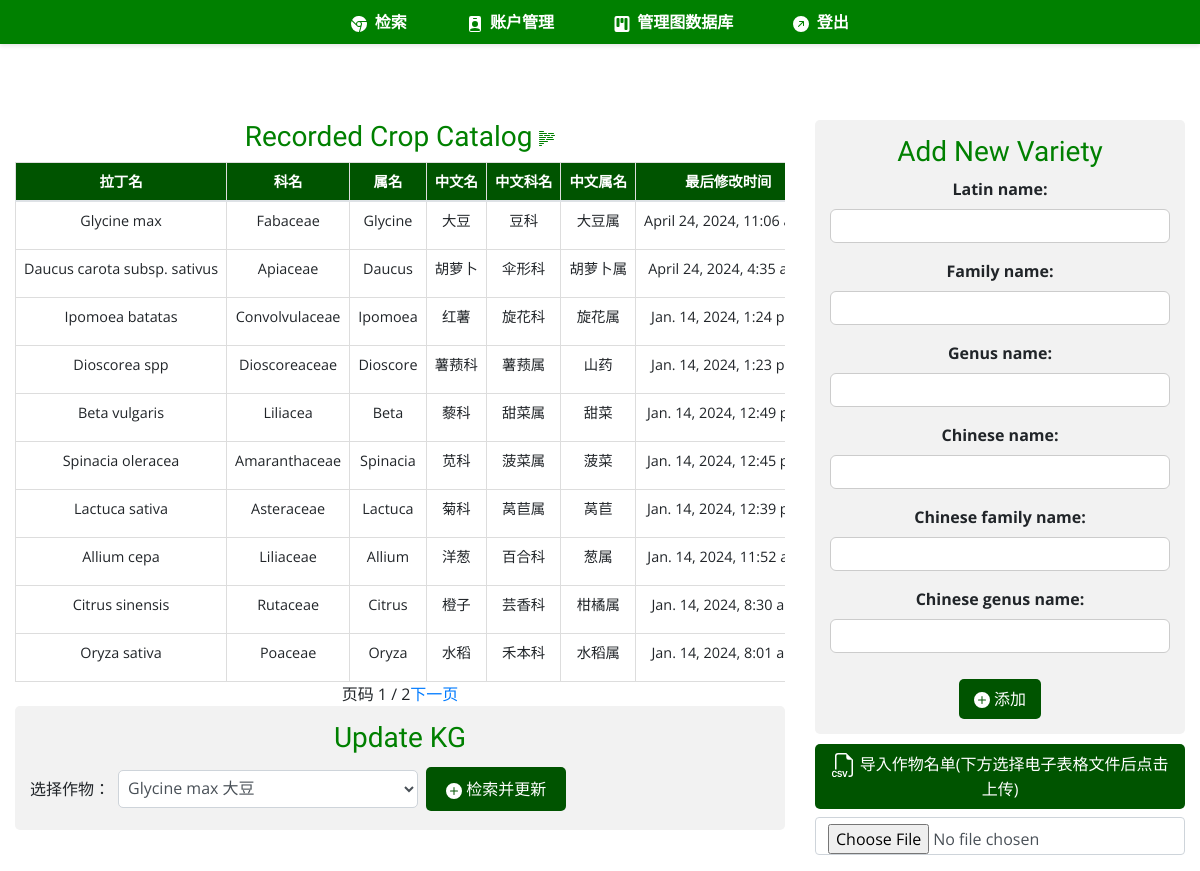
Before: /neo4j_manage/ (signed in) with the older database file.
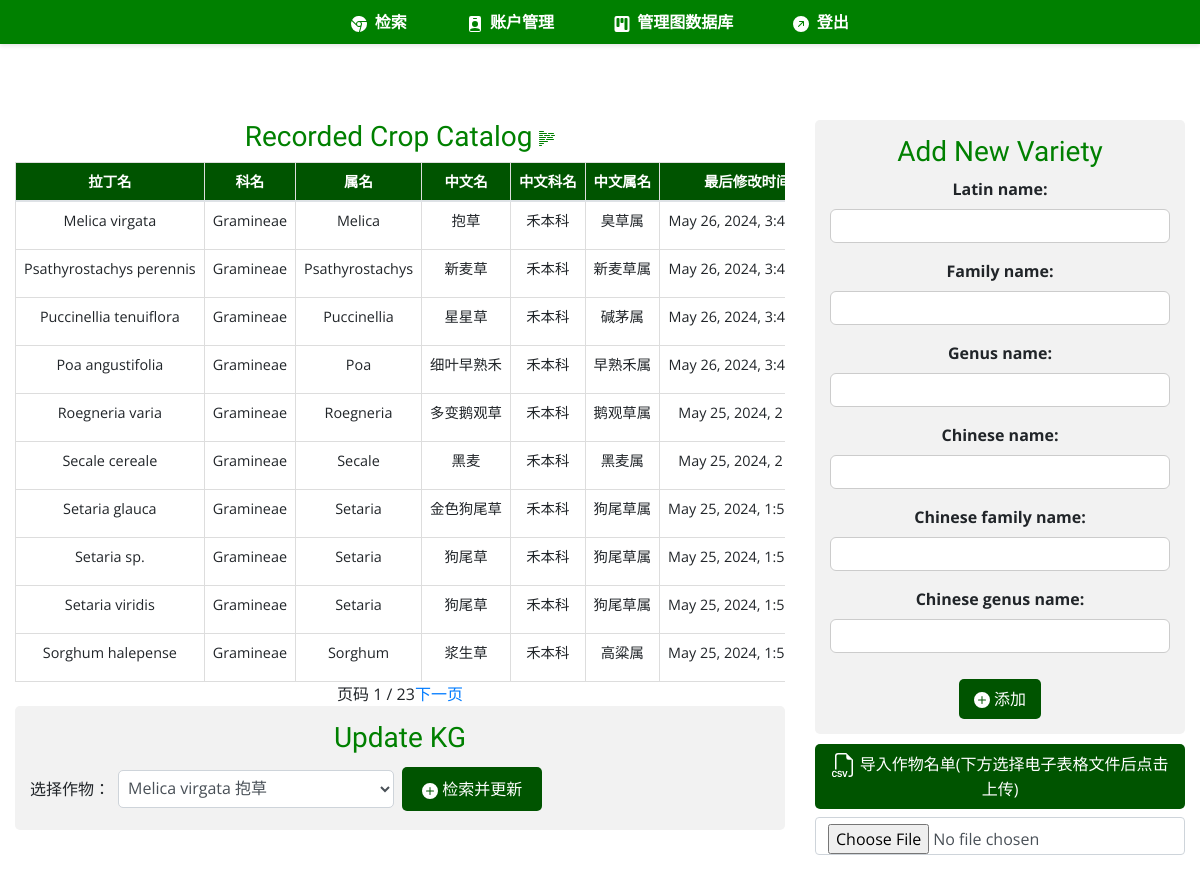
After: the same page with the newer database file.
### neo4j_manage/models.py (models this page shows)
class Crop(models.Model):
    SYNC_CHOICES = (
        ("Y", "Yes"),
        ("N", "No"),
    )
    latin_name = models.CharField(max_length=255, unique=True)
    family_name = models.CharField(max_length=255)
    genus_name = models.CharField(max_length=255)
    chinese_name = models.CharField(max_length=255)
    chinese_family_name = models.CharField(max_length=255)
    chinese_genus_name = models.CharField(max_length=255)
    last_modified = models.DateTimeField(auto_now=True)
    is_synced = models.CharField(max_length=1, choices=SYNC_CHOICES, default="N")
    def __str__(self):
        return f"{self.latin_name} - {self.last_modified.strftime('%Y-%m-%d %H:%M:%S')}"

### neo4j_manage/views.py (the view, shortened to what this page needs)
# urls.py: path("", CropView.as_view(), name="neo4j-manage"),
class CropView(LoginRequiredMixin, Neo4jManagerMixin, View):
    template_name = "neo4j_manage/neo4j_manage.html"
    paginate_by = 10
    def get(self, request, *args, **kwargs):
        crop_list = Crop.objects.order_by("-last_modified")
        print(crop_list)
        paginator = Paginator(crop_list, self.paginate_by)
        print(paginator)
        page_number = request.GET.get("page")
        page_obj = paginator.get_page(page_number)
        print(page_obj)
        form = CropForm()
        return render(request, self.template_name, {"form": form, "page_obj": page_obj})

### neo4j_manage/forms.py
class CropForm(forms.ModelForm):
    class Meta:
        model = Crop
        fields = [
            "latin_name",
            "family_name",
            "genus_name",
            "chinese_name",
            "chinese_family_name",
            "chinese_genus_name",
        ]

### accounts/templatetags/custom_tags.py (called while the page is built)
@register.filter(name="has_group")
def has_group(user, group_name):
    return user.groups.filter(name=group_name).exists()

### neo4j_manage/views.py (called while the page is built)
def is_neo4j_manager(user):
    return user.groups.filter(name="neo4j_manager").exists()

    def test_func(self):
        return is_neo4j_manager(self.request.user)

### neo4j_manage/templates/neo4j_manage/neo4j_manage.html (shortened to what the changed rows need)
{% extends "base.html" %}
{% load static %}
{% block css_files %}
    <link rel="stylesheet" href="https://stackpath.bootstrapcdn.com/bootstrap/4.5.2/css/bootstrap.min.css">
    <link rel="stylesheet" href="{% static 'css/app.css' %}">
    <link rel="stylesheet" href="{% static 'neo4j_manage/css/list_style.css' %}">
{% endblock %}
{% block content %}
    <div class="container-fluid mt-4">
        <div class="row">
            <div class="col-md-8 d-flex flex-column justify-content-start">
                <div class="table-responsive">
                    <table class="table table-hover">
                        <thead>
                            <tr>
                                <th scope="col">拉丁名</th>
                                <th scope="col">科名</th>
                                <th scope="col">属名</th>
                                <th scope="col">中文名</th>
                                <th scope="col">中文科名</th>
                                <th scope="col">中文属名</th>
                                <th scope="col">最后修改时间</th>
                            </tr>
                        </thead>
                        <tbody>
                            {% for crop in page_obj %}
                                <tr>
                                    <td>{{ crop.latin_name }}</td>
                                    <td>{{ crop.family_name }}</td>
                                    <td>{{ crop.genus_name }}</td>
                                    <td>{{ crop.chinese_name }}</td>
                                    <td>{{ crop.chinese_family_name }}</td>
                                    <td>{{ crop.chinese_genus_name }}</td>
                                    <td>{{ crop.last_modified }}</td>
                                </tr>
                            {% endfor %}
                        </tbody>
                    </table>
                </div>
                <div class="w-100 d-flex justify-content-center">
                    <div class="pagination">
                        <span>页码 {{ page_obj.number }} / {{ page_obj.paginator.num_pages }}</span>
                        {% if page_obj.has_next %}
                            <a href="?page={{ page_obj.next_page_number }}">下一页</a>
                        {% endif %}
                    </div>
                </div>
                <div class="form-section">
                    <form method="post" id="update-form" class="form-inline">
                        <label for="crop-select" class="my-1 mr-2">选择作物：</label>
                        <select name="crop_name" id="crop-select" class="form-control my-1 mr-sm-2">
                            {% for crop in page_obj %}
                                <option value='{"latin_name": "{{ crop.latin_name }}", "chinese_name": "{{ crop.chinese_name }}"}'>{{ crop.latin_name }} {{ crop.chinese_name }}</option>
                            {% endfor %}
                        </select>
                        <button type="button" class="btn btn-primary my-1" onclick="retrieveDataAndShowModal()">
                            <svg xmlns="http://www.w3.org/2000/svg" width="16" height="16" fill="currentColor" class="bi bi-plus-circle-fill" viewBox="0 0 16 16">
                                <path d="M16 8A8 8 0 1 1 0 8a8 8 0 0 1 16 0M8.5 4.5a.5.5 0 0 0-1 0v3h-3a.5.5 0 0 0 0 1h3v3a.5.5 0 0 0 1 0v-3h3a.5.5 0 0 0 0-1h-3z"/>
                            </svg>
                            检索并更新
                        </button>
                    </form>
                </div>
            </div>
            <div class="col-md-4">
                <div class="form-section">
                    <form id="addNewCrop" method="post" action="{% url 'neo4j-manage' %}">
                        {% for field in form %}
                            <div class="formcontrol {% if field.errors %}invalid{% endif %}">
                                {{ field.label_tag }}
                                {{ field }}
                            </div>
                        {% endfor %}
                    </form>
                </div>
            </div>
        </div>
    </div>
{% endblock %}

Changed rows visible on the page:
no longer on this page (row unchanged): Crop: latin_name "Glycine max", family_name "Fabaceae", genus_name "Glycine", chinese_name "大豆", chinese_family_name "豆科", chinese_genus_name "大豆属", last_modified "April 24, 2024, 11:06…"
no longer on this page (row unchanged): Crop: latin_name "Daucus carota subsp. sativus", family_name "Apiaceae", genus_name "Daucus", chinese_name "胡萝卜", chinese_family_name "伞形科", chinese_genus_name "胡萝卜属", last_modified "April 24, 2024, 4:35…"
no longer on this page (row unchanged): Crop: latin_name "Ipomoea batatas", family_name "Convolvulaceae", genus_name "Ipomoea", chinese_name "红薯", chinese_family_name "旋花科", chinese_genus_name "旋花属", last_modified "Jan. 14, 2024, 1:24…"
no longer on this page (row unchanged): Crop: latin_name "Dioscorea spp", family_name "Dioscoreaceae", genus_name "Dioscore", chinese_name "薯蓣科", chinese_family_name "薯蓣属", chinese_genus_name "山药", last_modified "Jan. 14, 2024, 1:23…"
no longer on this page (row unchanged): Crop: latin_name "Beta vulgaris", family_name "Liliacea", genus_name "Beta", chinese_name "藜科", chinese_family_name "甜菜属", chinese_genus_name "甜菜", last_modified "Jan. 14, 2024, 12:49…"
no longer on this page (row unchanged): Crop: latin_name "Spinacia oleracea", family_name "Amaranthaceae", genus_name "Spinacia", chinese_name "苋科", chinese_family_name "菠菜属", chinese_genus_name "菠菜", last_modified "Jan. 14, 2024, 12:45…"
no longer on this page (row unchanged): Crop: latin_name "Lactuca sativa", family_name "Asteraceae", genus_name "Lactuca", chinese_name "菊科", chinese_family_name "莴苣属", chinese_genus_name "莴苣", last_modified "Jan. 14, 2024, 12:39…"
no longer on this page (row unchanged): Crop: latin_name "Allium cepa", family_name "Liliaceae", genus_name "Allium", chinese_name "洋葱", chinese_family_name "百合科", chinese_genus_name "葱属", last_modified "Jan. 14, 2024, 11:52…"
no longer on this page (row unchanged): Crop: latin_name "Citrus sinensis", family_name "Rutaceae", genus_name "Citrus", chinese_name "橙子", chinese_family_name "芸香科", chinese_genus_name "柑橘属", last_modified "Jan. 14, 2024, 8:30…"
no longer on this page (row unchanged): Crop: latin_name "Oryza sativa", family_name "Poaceae", genus_name "Oryza", chinese_name "水稻", chinese_family_name "禾本科", chinese_genus_name "水稻属", last_modified "Jan. 14, 2024, 8:01…"
added Crop: latin_name "Melica virgata", family_name "Gramineae", genus_name "Melica", chinese_name "抱草", chinese_family_name "禾本科", chinese_genus_name "臭草属", last_modified "May 26, 2024,…"
added Crop: latin_name "Psathyrostachys perennis", family_name "Gramineae", genus_name "Psathyrostachys", chinese_name "新麦草", chinese_family_name "禾本科", chinese_genus_name "新麦草属", last_modified "May 26, 2024,…"
added Crop: latin_name "Puccinellia tenuiflora", family_name "Gramineae", genus_name "Puccinellia", chinese_name "星星草", chinese_family_name "禾本科", chinese_genus_name "碱茅属", last_modified "May 26, 2024,…"
added Crop: latin_name "Poa angustifolia", family_name "Gramineae", genus_name "Poa", chinese_name "细叶早熟禾", chinese_family_name "禾本科", chinese_genus_name "早熟禾属", last_modified "May 26, 2024,…"
added Crop: latin_name "Roegneria varia", family_name "Gramineae", genus_name "Roegneria", chinese_name "多变鹅观草", chinese_family_name "禾本科", chinese_genus_name "鹅观草属", last_modified "May 25, 2024, 2…"
added Crop: latin_name "Secale cereale", family_name "Gramineae", genus_name "Secale", chinese_name "黑麦", chinese_family_name "禾本科", chinese_genus_name "黑麦属", last_modified "May 25, 2024, 2…"
added Crop: latin_name "Setaria glauca", family_name "Gramineae", genus_name "Setaria", chinese_name "金色狗尾草", chinese_family_name "禾本科", chinese_genus_name "狗尾草属", last_modified "May 25, 2024,…"
added Crop: latin_name "Setaria sp.", family_name "Gramineae", genus_name "Setaria", chinese_name "狗尾草", chinese_family_name "禾本科", chinese_genus_name "狗尾草属", last_modified "May 25, 2024,…"
added Crop: latin_name "Setaria viridis", family_name "Gramineae", genus_name "Setaria", chinese_name "狗尾草", chinese_family_name "禾本科", chinese_genus_name "狗尾草属", last_modified "May 25, 2024,…"
added Crop: latin_name "Sorghum halepense", family_name "Gramineae", genus_name "Sorghum", chinese_name "浆生草", chinese_family_name "禾本科", chinese_genus_name "高粱属", last_modified "May 25, 2024,…"
Other visible differences:
{{ page_obj.paginator.num_pages }}: "2" → "23"
form field crop_name: "Glycine max 大豆" → "Melica virgata 抱草"
